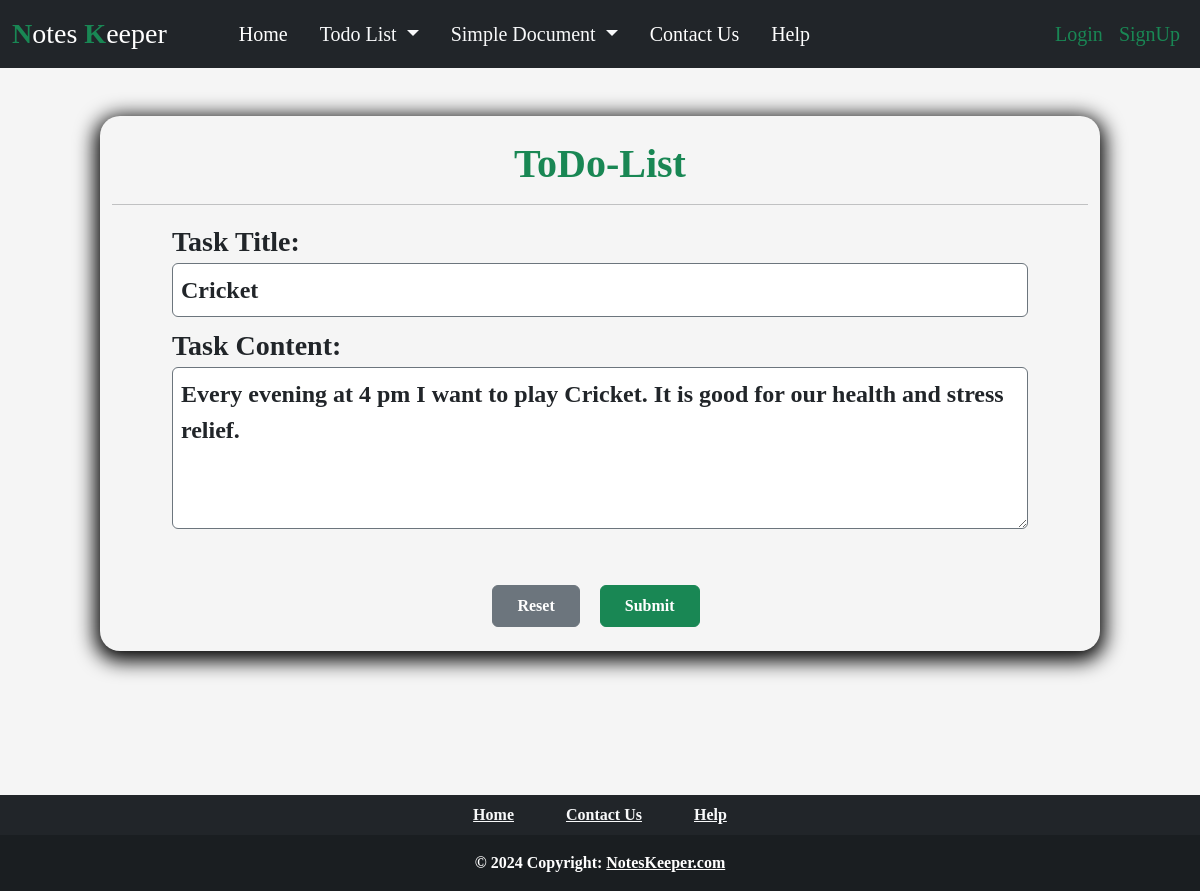
/todo/update/16, run on the app's committed database.
### Todo_List/models.py (models this page shows, shortened)
class Todo_Task(models.Model):
    UserId = models.ForeignKey(User, on_delete = models.CASCADE, null = True)
    Title = models.CharField(max_length = 100)
    Task = models.TextField(max_length = 300)
    Date = models.DateField(null = True)
    Time = models.TimeField(null = True)
    Bgcolor = models.CharField(max_length = 20, null= False)

### Todo_List/views.py (the view, shortened to what this page needs)
# urls.py: path('update/<int:id>',views.Update, name= 'update_document'),
def Update(request, id):
    datas = Todo_Task.objects.filter(id = id).first()
    update_data = {'update_task': datas}
    return render(request, 'todo.html',context=update_data)

### templates/todo.html (shortened to what this page needs)
{% extends "index.html" %}
{% load static %}
{% block body %}
<main class="container-fluid col-md-10 mt-5 pb-3 round">
    <br>
    <h1 class="text-center text-success fw-bold ">ToDo-List</h1>
    <hr>
    {% if update_task %}
    <div class="ps-5 pe-5">
        <form action="" method="post" class="form-group">
            <div class="container">
                <label class="fw-bold fs-3">Task Title: </label>
                <input type="text" name="title" value="{{update_task.Title}}" class="p-2 form-control border border-secondary fw-bold fs-4" required>
            </div>
            <div class="container mt-2">
                <label class="fw-bold fs-3">Task Content: </label>
                <textarea name="task" class="p-2 form-control border border-secondary fw-bold fs-4" required rows="4"
                    class="form-control" >{{update_task.Task}}</textarea>
            </div>
            <div class="row m-2 ms-0">
                <div class="col-md-12 text-center">
                    <input type="reset" value="Reset" class="btn btn-secondary fw-bold p-2 ps-4 pe-4 me-3 mt-5">
                    <input type="submit" value="Submit" class="btn btn-success fw-bold p-2 ps-4 pe-4 mt-5">
                </div>
            </div>
        </form>
    </div>
    {% endif %}
</main>
{% endblock body %}

### static/css/style.css (style rules this page uses)
body { background-color: whitesmoke; font-family: 'Times New Roman'; }
.round { border-radius: 20px; box-shadow: 0px 5px 20px 5px black; }

### data on the page
Todo_Task: title "Cricket", task "Every evening at 4 pm I want to play Cricket. It is good for our health and stress relief."
